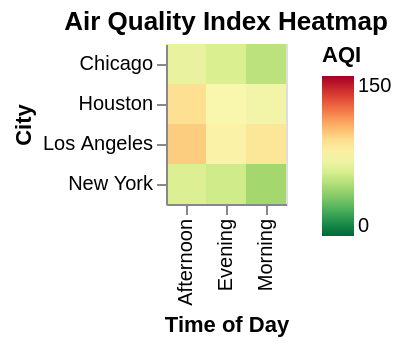

Here is the Vega-Lite specification saved for this chart:
### Vega-Lite specification from a JSON file in a GitHub repository (floating-point values rounded to 4 significant figures)
{"$schema": "https://vega.github.io/schema/vega-lite/v6.json", "description": "Air quality index by location", "data": {"values": [{"city": "New York", "time": "Morning", "aqi": 45}, {"city": "New York", "time": "Afternoon", "aqi": 62}, {"city": "New York", "time": "Evening", "aqi": 58}, {"city": "Los Angeles", "time": "Morning", "aqi": 85}, {"city": "Los Angeles", "time": "Afternoon", "aqi": 95}, {"city": "Los Angeles", "time": "Evening", "aqi": 78}, {"city": "Chicago", "time": "Morning", "aqi": 52}, {"city": "Chicago", "time": "Afternoon", "aqi": 68}, {"city": "Chicago", "time": "Evening", "aqi": 61}, {"city": "Houston", "time": "Morning", "aqi": 72}, {"city": "Houston", "time": "Afternoon", "aqi": 88}, {"city": "Houston", "time": "Evening", "aqi": 75}]}, "mark": "rect", "encoding": {"x": {"field": "time", "type": "ordinal", "axis": {"title": "Time of Day"}}, "y": {"field": "city", "type": "ordinal", "axis": {"title": "City"}}, "color": {"field": "aqi", "type": "quantitative", "scale": {"scheme": "redyellowgreen", "domain": [0, 150], "reverse": true}, "legend": {"title": "AQI"}}, "tooltip": [{"field": "city", "type": "ordinal"}, {"field": "time", "type": "ordinal"}, {"field": "aqi", "type": "quantitative", "title": "Air Quality Index"}]}, "title": "Air Quality Index Heatmap"}
